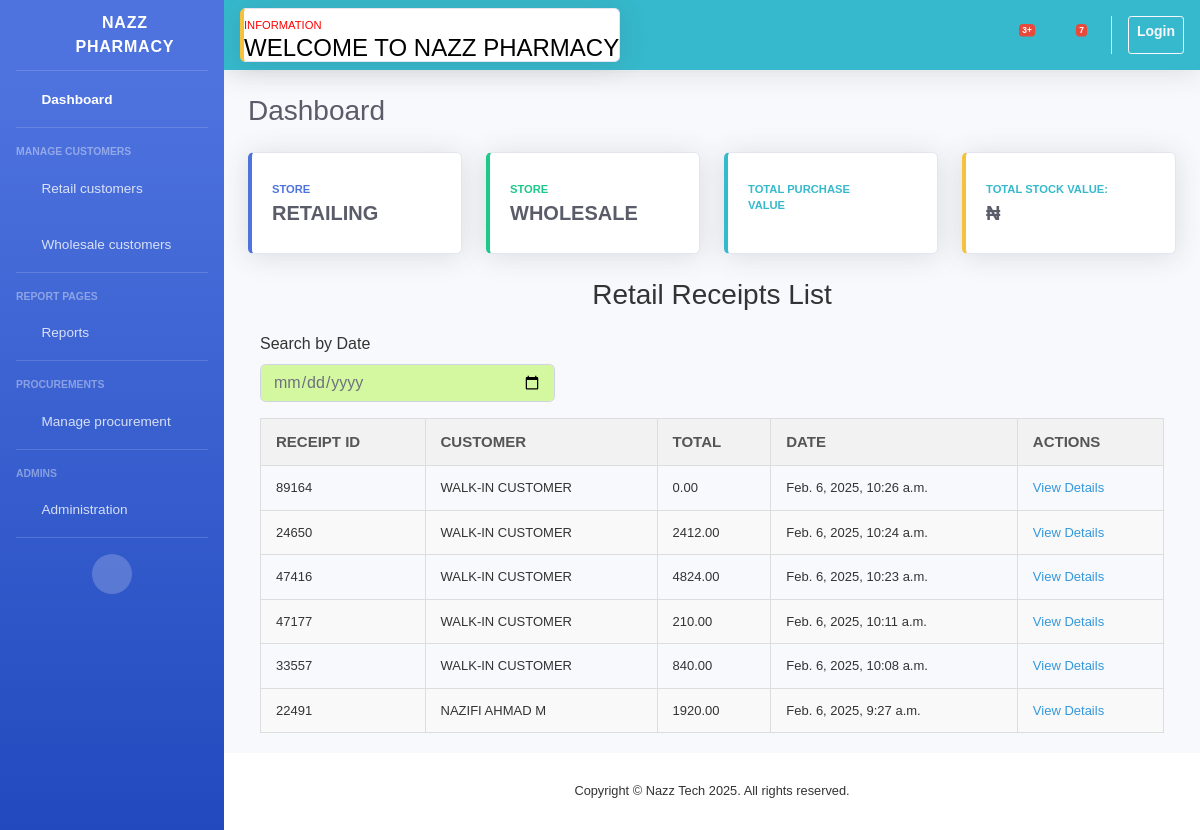
Page /receipt_list/ on the earlier database version.
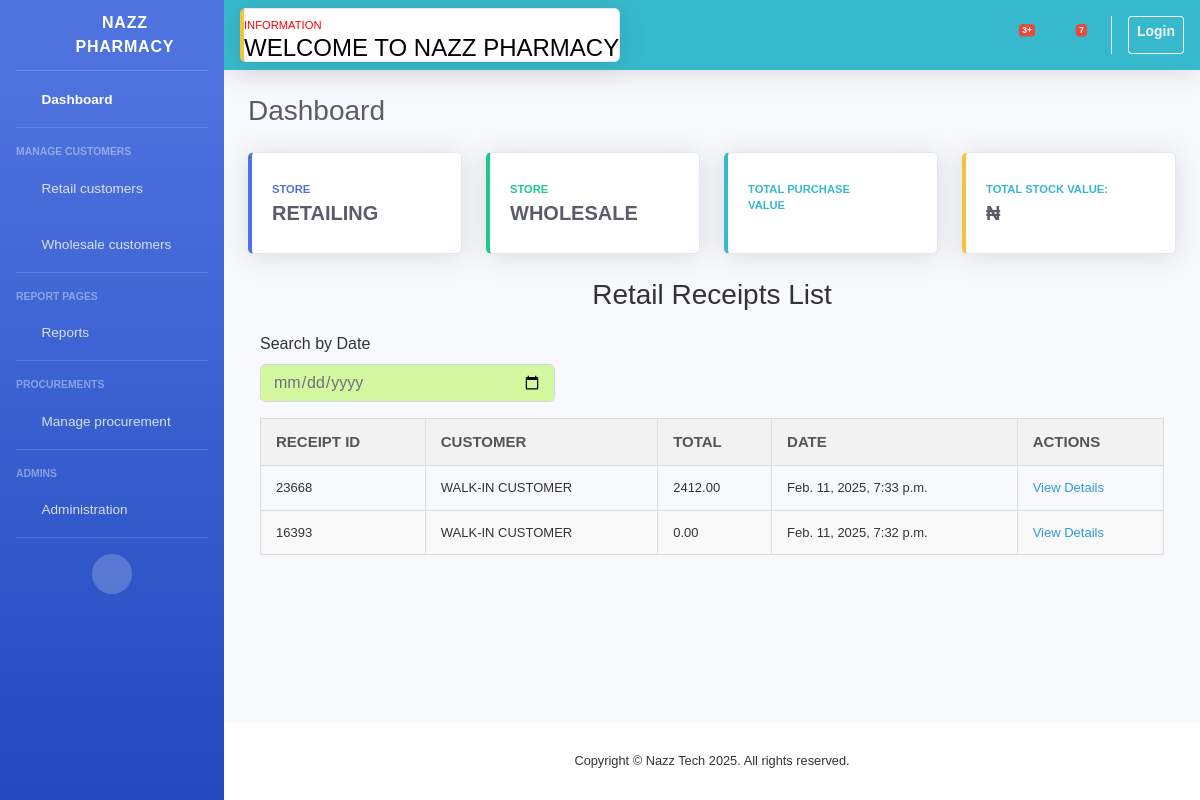
Same page on the later database version.
### store/models.py (models this page shows, shortened)
class Receipt(models.Model):
    customer = models.ForeignKey(Customer, on_delete=models.CASCADE, null=True, blank=True)
    sales = models.ForeignKey(Sales, on_delete=models.CASCADE, related_name='receipts', null=True, blank=True)
    buyer_name = models.CharField(max_length=255, blank=True, null=True)
    buyer_address = models.CharField(max_length=255, blank=True, null=True)
    total_amount = models.DecimalField(max_digits=10, decimal_places=2, default=Decimal('0.0'))
    date = models.DateTimeField(default=datetime.now)
    receipt_id = ShortUUIDField(unique=True, length=5, max_length=50, alphabet='1234567890')
    printed = models.BooleanField(default=False)
    payment_method = models.CharField(max_length=20, choices=[
        ('Cash', 'Cash'),
        ('Wallet', 'Wallet'),
        ('Transfer', 'Transfer'),
    ], default='Cash')
    status = models.CharField(max_length=20, choices=[
        ('Paid', 'Paid'),
        ('Unpaid', 'Unpaid'),
    ], default='Unpaid')

### customer/models.py (models this page shows, shortened)
class Customer(models.Model):
    user = models.OneToOneField(User, on_delete=models.CASCADE, null=True, blank=True)
    name = models.CharField(max_length=100)
    phone = models.CharField(max_length=15)
    address = models.TextField()

### store/views.py (the view)
# urls.py: path('receipt_list/', views.receipt_list, name='receipt_list'),
def receipt_list(request):
    receipts = Receipt.objects.all().order_by('-date')  # Order by date, latest first
    return render(request, 'partials/receipt_list.html', {'receipts': receipts})

### templates/partials/receipt_list.html (shortened to what this page needs)
{% extends "partials/base.html" %}
{% block content %}
<div class="col-12 table-responsive">
    <h2>Retail Receipts List</h2>
    <form method="get" action="" class="mb-3">
        <div class="form-row">
            <div class="col-md-4">
                <label for="date">Search by Date</label>
                <input type="date" name="date" id="date" class="form-control"
                    style="background-color: rgb(212, 248, 159);" hx-get="{% url 'store:search_receipts' %}"
                    hx-target="#sales-data" hx-trigger="change delay:300ms" value="{{ request.GET.date }}">
            </div>
        </div>
    </form>
    <div id="sales-data">
        <table>
            <thead>
                <tr>
                    <th>Receipt ID</th>
                    <th>Customer</th>
                    <th>Total</th>
                    <th>Date</th>
                    <th>Actions</th>
                </tr>
            </thead>
            <tbody>
                {% for receipt in receipts %}
                <tr>
                    <td>{{ receipt.receipt_id }}</td>
                    <td>
                        {% if receipt.customer %}
                        {{ receipt.customer.name|upper }}
                        {% elif receipt.buyer_name %}
                        {{ receipt.buyer_name }}
                        {% else %}
                        WALK-IN CUSTOMER
                        {% endif %}
                    </td>
                    <td>{{ receipt.total_amount }}</td>
                    <td>{{ receipt.date }}</td>
                    <td>
                        <a href="{% url 'store:receipt_detail' receipt.receipt_id %}">View Details</a>
                    </td>
                </tr>
                {% empty %}
                <tr>
                    <td colspan="5" style="text-align: center;">No receipts found for the selected date.</td>
                </tr>
                {% endfor %}
            </tbody>
        </table>
    </div>
</div>
{% endblock %}

### templates/partials/base.html (shortened to what this page needs)
{% load static %}
<!DOCTYPE html>
<html lang="en">
<head>
    <link href="{% static 'vendor/fontawesome-free/css/all.min.css' %}" rel="stylesheet" type="text/css">
    <link href="{% static 'css/sb-admin-2.min.css' %}" rel="stylesheet">
</head>
<body id="page-top">
    <div id="wrapper">
        <ul class="navbar-nav bg-gradient-primary sidebar sidebar-dark accordion" id="accordionSidebar">
            <a class="sidebar-brand d-flex align-items-center justify-content-center"
                href="{% url 'store:dashboard' %}">
                <div class="sidebar-brand-icon rotate-n-15">
                    <i class="fas fa-prescription"></i>
                </div>
                <div class="sidebar-brand-text mx-3">NAZZ PHARMACY</div>
            </a>
            <hr class="sidebar-divider my-0">
            <li class="nav-item active">
                <a class="nav-link" href="{% url 'store:dashboard' %}">
                    <i class="fas fa-fw fa-tachometer-alt"></i>
                    <span>Dashboard</span></a>
            </li>
            <hr class="sidebar-divider">
            <div class="sidebar-heading">
                manage customers
            </div>
            <li class="nav-item">
                <a class="nav-link collapsed" href="#" data-toggle="collapse" data-target="#collapseRetail"
                    aria-expanded="true" aria-controls="collapseRetail">
                    <i class="fas fa-fw fa-users"></i>
                    <span>Retail customers</span>
                </a>
            </li>
            <li class="nav-item">
                <a class="nav-link collapsed" href="#" data-toggle="collapse" data-target="#collapseWholesale"
                    aria-expanded="true" aria-controls="collapseWholesale">
                    <i class="fas fa-fw fa-users"></i>
                    <span>Wholesale customers</span>
                </a>
            </li>
            <hr class="sidebar-divider">
            <div class="sidebar-heading">
                Report Pages
            </div>
            <li class="nav-item">
                <a class="nav-link collapsed" href="#" data-toggle="collapse" data-target="#collapseReport"
                    aria-expanded="true" aria-controls="collapseReport">
                    <i class="fas fa-fw fa-chart-line"></i>
                    <span>Reports</span>
                </a>
            </li>
            <hr class="sidebar-divider">
            <div class="sidebar-heading">
                Procurements
            </div>
            <li class="nav-item">
                <a class="nav-link collapsed" href="#" data-toggle="collapse" data-target="#collapsePages"
                    aria-expanded="true" aria-controls="collapsePages">
                    <i class="fas fa-fw fa-truck"></i>
                    <span>Manage procurement</span>
                </a>
            </li>
            <hr class="sidebar-divider">
            <div class="sidebar-heading">
                Admins
            </div>
            <li class="nav-item ">
                <a class="nav-link collapsed" href="#" data-toggle="collapse" data-target="#collapseAdmin"
                    aria-expanded="true" aria-controls="collapseReport">
                    <i class="fas fa-fw fa-user-cog"></i>
                    <span>Administration</span>
                </a>
            </li>
            <hr class="sidebar-divider d-none d-md-block">
            <div class="text-center d-none d-md-inline">
                <button class="rounded-circle border-0 lg" id="sidebarToggle"></button>
            </div>
        </ul>
        <div id="content-wrapper" class="d-flex flex-column">
            <div id="content">
                <nav class="navbar navbar-expand navbar-dark bg-info topbar mb-4 static-top shadow">
                    <div class="card border-left-warning shadow h-100 py-2">
                        <div class="card-head text-xs" style="color: red;">INFORMATION
                            <marquee behavior="" direction="">
                                <h4 style="color: black">WELCOME TO NAZZ PHARMACY</h4>
                            </marquee>
                        </div>
                    </div>
                    <ul class="navbar-nav ml-auto">
                        <li class="nav-item dropdown no-arrow mx-1">
                            <a class="nav-link dropdown-toggle" href="#" id="alertsDropdown" role="button"
                                data-toggle="dropdown" aria-haspopup="true" aria-expanded="false">
                                <i class="fas fa-bell fa-fw"></i>
                                <span class="badge badge-danger badge-counter">3+</span>
                            </a>
                        </li>
                        <li class="nav-item dropdown no-arrow mx-1">
                            <a class="nav-link dropdown-toggle" href="#" id="messagesDropdown" role="button"
                                data-toggle="dropdown" aria-haspopup="true" aria-expanded="false">
                                <i class="fas fa-envelope fa-fw"></i>
                                <span class="badge badge-danger badge-counter">7</span>
                            </a>
                        </li>
                        {% if user.is_authenticated %}
                        <li class="nav-item dropdown no-arrow">
                            <a class="nav-link dropdown-toggle" href="#" id="userDropdown" role="button"
                                data-toggle="dropdown" aria-haspopup="true" aria-expanded="false">
                                <span class="mr-2 d-none d-lg-inline text-white-600 small">
                                    {{ user.username|upper }}</span>
                                <img class="img-profile rounded-circle"
                                    src="{% if user.profile.image %}{{ user.profile.image.url }}{% else %}{% static 'img/undraw_profile.svg' %}{% endif %}">
                            </a>
                            <div class="dropdown-menu dropdown-menu-right shadow animated--grow-in"
                                aria-labelledby="userDropdown">
                                <a class="dropdown-item" href="{% url 'userauth:profile' %}">
                                    <i class="fas fa-user fa-sm fa-fw mr-2 text-gray-400"></i>
                                    Profile
                                </a>
                                <a class="dropdown-item" href="#">
                                    <i class="fas fa-cogs fa-sm fa-fw mr-2 text-gray-400"></i>
                                    Settings
                                </a>
                                <a class="dropdown-item" href="#">
                                    <i class="fas fa-list fa-sm fa-fw mr-2 text-gray-400"></i>
                                    Activity Log
                                </a>
                                <div class="dropdown-divider"></div>
                                <a class="dropdown-item" href="" data-toggle="modal" data-target="#logoutModal">
                                    <i class="fas fa-sign-out-alt fa-sm fa-fw mr-2 text-gray-400"></i>
                                    Logout
                                </a>
                            </div>
                        </li>
                        {% else %}
                        <a href="{% url 'store:index' %}" class="btn btn-outline-light btn-sm my-3"
                            style="font-weight: bolder;">Login</a>
                        {% endif %}
                    </ul>
                </nav>
                <div class="container-fluid">
                    <div class="d-sm-flex align-items-center justify-content-between mb-4">
                        <h1 class="h3 mb-0 text-gray-800">Dashboard</h1>
                    </div>
                    <div class="row">
                        <a href="{% url 'store:store' %}" class="col-xl-3 col-md-6 mb-4 nazz"
                            style="text-decoration: none;">
                            <div class="card border-left-primary shadow h-100 py-2">
                                <div class="card-body">
                                    <div class="row no-gutters align-items-center">
                                        <div class="col mr-2">
                                            <div class="text-xs font-weight-bold text-primary text-uppercase mb-1">
                                                STORE</div>
                                            <div class="h5 mb-0 font-weight-bold text-gray-800">RETAILING</div>
                                        </div>
                                        <div class="col-auto">
                                            <i class="fas fa-store fa-2x text-gray-300"></i>
                                        </div>
                                    </div>
                                </div>
                            </div>
                        </a>
                        <a href="{% url 'wholesale:wholesales' %}" class="col-xl-3 col-md-6 mb-4 nazz"
                            style="text-decoration: none;">
                            <div class="card border-left-success shadow h-100 py-2">
                                <div class="card-body">
                                    <div class="row no-gutters align-items-center">
                                        <div class="col mr-2">
                                            <div class="text-xs font-weight-bold text-success text-uppercase mb-1">
                                                STORE</div>
                                            <div class="h5 mb-0 font-weight-bold text-gray-800">WHOLESALE</div>
                                        </div>
                                        <div class="col-auto">
                                            <i class="fas fa-store fa-2x text-gray-300"></i>
                                        </div>
                                    </div>
                                </div>
                            </div>
                        </a>
                        <div class="col-xl-3 col-md-6 mb-4">
                            <div class="card border-left-info shadow h-100 py-2">
                                <div class="card-body">
                                    <div class="row no-gutters align-items-center">
                                        <div class="col mr-2">
                                            <div class="text-xs font-weight-bold text-info text-uppercase mb-1">TOTAL
                                                PURCHASE VALUE
                                            </div>
                                        </div>
                                        <div class="col-auto">
                                            <i class="fas fa-dollar-sign fa-2x text-gray-300"></i>
                                        </div>
                                    </div>
                                </div>
                            </div>
                        </div>
                        <div class="col-xl-3 col-md-6 mb-4">
                            <div class="card border-left-warning shadow h-100 py-2">
                                <div class="card-body">
                                    <div class="row no-gutters align-items-center">
                                        <div class="col mr-2">
                                            <div class="text-xs font-weight-bold text-info text-uppercase mb-1">
                                                TOTAL STOCK VALUE:</div>
                                            <div class="h5 mb-0 font-weight-bold text-gray-800">₦{{total_stock_value}}
                                            </div>
                                        </div>
                                        <div class="col-auto">
                                            <i class="fas fa-dollar-sign fa-2x text-gray-300"></i>
                                        </div>
                                    </div>
                                </div>
                            </div>
                        </div>
                    </div>
                    <div class="row">
                        <div class="col-12">
                            {% block content %}{% endblock content %}
                        </div>
                    </div>
                </div>
            </div>
            <footer class="sticky-footer bg-white">
                <div class="container my-auto">
                    <div class="copyright text-center my-auto">
                        <span>Copyright &copy; Nazz Tech <span id="year"></span>. All rights reserved.</span>
                    </div>
                </div>
            </footer>
        </div>
    </div>
</body>
</html>

Differences in the rows shown:
removed Receipt: receipt_id "89164", shows "WALK-IN CUSTOMER", total_amount "0.00", date "Feb. 6, 2025, 10:26 a.m."
removed Receipt: receipt_id "24650", shows "WALK-IN CUSTOMER", total_amount "2412.00", date "Feb. 6, 2025, 10:24 a.m."
removed Receipt: receipt_id "47416", shows "WALK-IN CUSTOMER", total_amount "4824.00", date "Feb. 6, 2025, 10:23 a.m."
removed Receipt: receipt_id "47177", buyer_name "WALK-IN CUSTOMER", total_amount "210.00", date "Feb. 6, 2025, 10:11 a.m."
removed Receipt: receipt_id "33557", buyer_name "WALK-IN CUSTOMER", total_amount "840.00", date "Feb. 6, 2025, 10:08 a.m."
removed Receipt: receipt_id "22491", customer.name "NAZIFI AHMAD M", total_amount "1920.00", date "Feb. 6, 2025, 9:27 a.m."
added Receipt: receipt_id "23668", shows "WALK-IN CUSTOMER", total_amount "2412.00", date "Feb. 11, 2025, 7:33 p.m."
added Receipt: receipt_id "16393", shows "WALK-IN CUSTOMER", total_amount "0.00", date "Feb. 11, 2025, 7:32 p.m."
